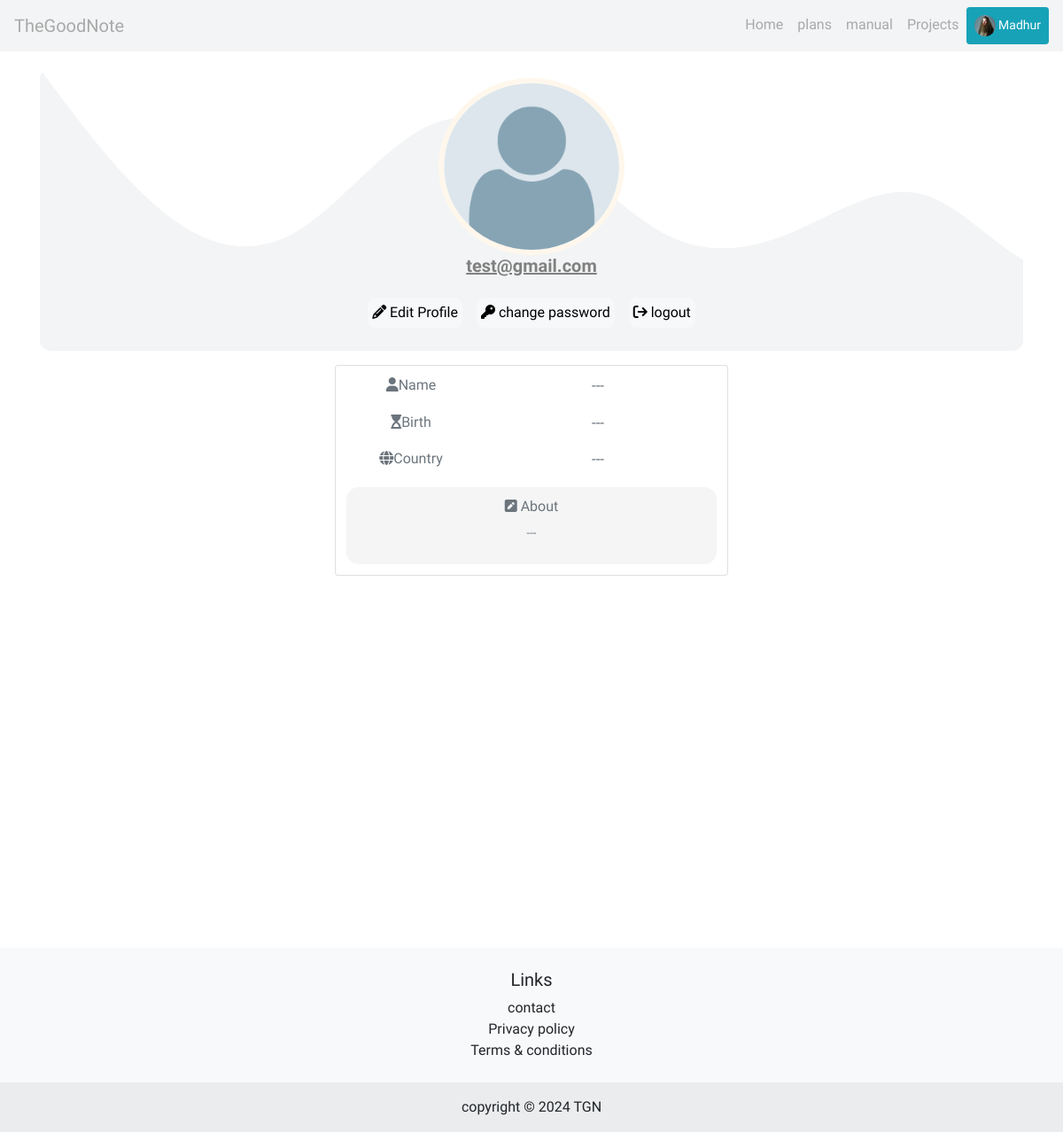
The app's page /userprofile/1/ (signed in) with its own data.
### core/models.py (models this page shows)
class User(AbstractUser):
    pass

### userprofile/models.py (models this page shows, shortened)
class UserProfile(models.Model):
    user = models.OneToOneField(User, on_delete=models.CASCADE, related_name="profile")
    name = models.CharField(max_length=100, blank=True, null=True)
    date_of_birth = models.DateField(blank=True, null=True)
    about = models.TextField(max_length=225, blank=True, null=True)
    country = CountryField(blank=True, null=True)
    image = models.ImageField(default='profile_pictures/default-user.png', upload_to='profile_pictures')

### userprofile/views.py (the view)
# urls.py: path('<int:user_id>/', views.user_profile, name='user_profile'),
@login_required(login_url="core:login")
def user_profile(request, user_id):
    user_data = UserProfile.objects.get(pk=user_id)
    user = User.objects.get(pk=user_id)
    return render(request, "userprofile/user_profile.html", {
        "user": user,
        "user_data": user_data
    })

### userprofile/templates/userprofile/user_profile.html (shortened to what this page needs)
{% extends 'core/layout.html' %}
{% load static %}
{% block extra_css %}
    <link rel="stylesheet" href="{% static 'userprofile/css/styles.css' %}">
{% endblock %}
{% block body %}
<div class="container mb-3">
    <div class="user-profile mb-3">
        {% if user_data.image.url %}
           <img id="id_user_profile_img" src="{{ user.profile.image.url }}" alt="{{ user.username }}" class="round-picture profile-picture">
        {% endif %}
        {% if user.profile.name %}
            <h2 id="id_username"> {{user.profile.name}} </h2>
        {% else %}
            <h2 id="id_username"> {{user.username}} </h2>
        {% endif %}
        <div class="d-flex justify-content-space-around">
            {% if request.user.is_authenticated %}
            <a href="{% url 'userprofile:edit_profile' %}">
                <button class="mb-3 mt-3 m-2" id="id_edit_profile_btn">
                    <i class="fas fa-pencil-alt"></i> Edit Profile
                </button>
            </a>
            <a href="{% url 'core:change_password' %}">
                <button class="mb-3 mt-3 m-2" id="id_edit_profile_btn">
                    <i class="fas fa-key"></i> change password
                </button>
            </a>
            <a href="{% url 'core:logout' %}">
                <button class="mb-3 mt-3 m-2" id="id_edit_profile_btn">
                    <i class="fas fa-sign-out"></i> logout
                </button>
            </a>
            {% endif %}
        </div>
    </div>
    <div class="card bio info-card text-muted user-bio">
        <div class="profile-item">
            <label><i class="fas fa-user profile-icon"></i> Name </label>
            <p>
                {{ user.profile.name|default:"---" }}
            </p>
        </div>
        <div class="profile-item">
            <label><i class="fas fa-hourglass-start profile-icon"></i> Birth</label>
            <p>
                {{ user.profile.date_of_birth|date:"d.m.Y"|default:"---" }}
            </p>
        </div>
        <div class="profile-item">
            <label><i class="fas fa-globe profile-icon"></i> Country </label>
            <p>
                {{ user.profile.country.name|default:"---" }}
            </p>
        </div>
        <div class="about">
            <label><i class="fas fa-pencil-square profile-icon"></i> About </label>
            <p class="about-text text-muted">
                {{ user.profile.about|default:"---" }}
            </p>
        </div>
    </div>
</div>
{% endblock %}

### core/templates/core/layout.html (shortened to what this page needs)
{% load static %}
<!DOCTYPE html>
<html lang="en">
    <head>
        <link rel="stylesheet" href="{% static 'project/css/styles.css' %}">
        <link rel="stylesheet" href="{% static 'core/css/styles.css' %}">
        <link rel="stylesheet" href="{% static 'userprofile/css/styles.css' %}">
        {% block extra_css %}
        {% endblock %}
        <link rel="stylesheet" href="https://stackpath.bootstrapcdn.com/bootstrap/4.4.1/css/bootstrap.min.css">
    </head>
    <body class="body">
        <div id="navbar-app">
            <nav class="navbar navbar-expand-lg">
                <a class="navbar-brand" href="{% url 'core:index' %}" id="id_tgn_logo">
                    TheGoodNote
                </a>
                <div class="ml-auto">
                    <ul class="navbar-nav ml-auto">
                        <li class="nav-item">
                            <a class="nav-link" href="{% url 'core:index' %}"> Home </a>
                        </li>
                        <li class="nav-item">
                            <a class="nav-link" href="{% url 'core:plans' %}"> plans </a>
                        </li>
                        <li class="nav-item">
                            <a class="nav-link" href="{% url 'core:user_manual' %}"> manual </a>
                        </li>
                        {%if request.user.is_authenticated %}
                            <li class="nav-item">
                                <a href="{% url 'project:projects' %}" class="nav-link"> Projects </a>
                            </li>
                            <li class="nav-item">
                                <a class="nav-link btn btn-sm btn-info" href="{% url 'userprofile:user_profile' user_id=request.user.id %}">
                                    {% if request.user.profile.image.url %}
                                        <img class="post-image" alt="{{request.user.username}}" src="{{request.user.profile.image.url}}" width="100">
                                    {% else %}
                                        <span class="icon"><i class="fas fa-user"></i></span>
                                    {% endif %}
                                    <span>
                                        {% if not request.user.profile.name %}
                                            {% firstof request.user.get_full_name request.user.username %}
                                        {% else %}
                                            {{request.user.profile.name}}
                                        {% endif %}
                                    </span>
                                </a>
                            </li>
                        {% else %}
                            <li class="nav-item">
                                <a class="nav-link btn btn-sm btn-info" href="{% url 'core:login' %}"> login </a>
                            </li>
                        {% endif %}
                    </ul>
                </div>
            </nav>
        </div>
        <section class="section">
            {% block body %}
            {% endblock %}
        </section>
        <footer style="margin-top: 35%;">
            <div class="text-center bg-light">
            <div class="container p-4">
                <div class="row">
                  <div class="col-lg-12 col-md-6 mb-4 mb-md-0">
                    <h5 class=""> Links </h5>
                    <ul class="list-unstyled mb-0">
                      <li>
                        <a href="{% url 'core:contact' %}" class="text-body"> contact </a>
                      </li>
                      <li>
                        <a href="{% url 'core:privacy' %}" class="text-body"> Privacy policy </a>
                      </li>
                      <li>
                        <a href="{% url 'core:terms' %}" class="text-body"> Terms & conditions </a>
                      </li>
                    </ul>
                  </div>
                </div>
              </div>
              <div class="text-center p-3" style="background-color: rgba(0, 0, 0, 0.05);">
                  copyright &copy; 2024
                <a class="text-body" href="">TGN</a>
              </div>
            </div>
          </footer>
    </body>
</html>

### core/static/core/css/styles.css (style rules this page uses)
.body { font-family: "Marcellus", serif; font-weight: 400; font-style: normal; top: 0; left: 0; margin: 0; padding: 0; }
#id_tgn_logo { color: darkgray; }
.nav-link { color: darkgray; }
#navbar-app > .navbar { background-color: #f3f4f5; }
.post-image { width: 24px; height: 24px; border-radius: 50%; background-size: cover; }

### userprofile/static/userprofile/css/styles.css (style rules this page uses)
.container { display: grid; justify-items: center; align-items: center; }
#id_username { color: gray; font-size: 20px; font-weight: 700; text-decoration: underline; }
#id_edit_profile_btn { padding: 5px; border-style: none; border-radius: 9px; background-color: #f6f8fa; transition: .2s ease; }
.user-profile { display: flex; flex-direction: column; justify-content: center; align-items: center; border-radius: 12px; padding: 10px; background-image: url('images/wave3.svg'); background-size: cover; background-repeat: no-repeat; background-color: white; width: 100%; margin-top: 20px; }
#id_user_profile_img { object-fit: cover; width: 210px; height: 200px; }
.user-bio { padding: 10px; text-align: center; width: 40%; border-radius: 16px; background:#fff; border: 2px solid rgba(255, 16, 92, 0.262); }
.profile-item label { display: inline-table; width: 150px; float: left; }
.profile-item p { display: inline-table; font-size: 17px; font-weight: 450; }
.about { border: 2px solid white; border-radius: 16px; text-align: center; background: whitesmoke; padding: 10px; }
.about .about-text { font-size: 13px; text-align: center; }
.profile-picture { width: 180px; height: 180px; border-radius: 50%; border: 6px solid rgb(255, 247, 236); }

### records on screen
User: user.profile.image (picture), user.profile.name "Madhur"
User: profile.image (placeholder picture), username "test@gmail.com", profile.name "---", profile.date_of_birth "---", profile.country.name "---", profile.about "---"
